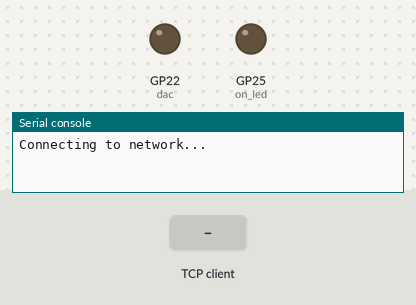
Recording of a program running on a simulated Raspberry Pi Pico running MicroPython. Shown: output pins drawn as LEDs (lit = HIGH), the last lines printed to the serial console. The inputs (shaded band) are chosen by the test bench. WiFi joins after 1.5 s; one TCP client connects 1 s after the port opens and stays connected.

Above: at 0.1 s.
At 3.2 s:
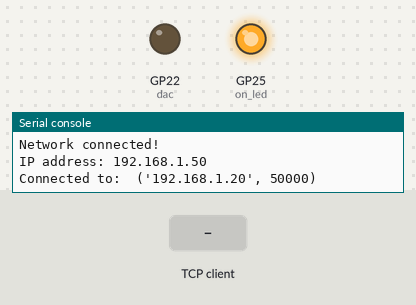
3.3 s: the TCP client sends "1"
At 3.6 s:
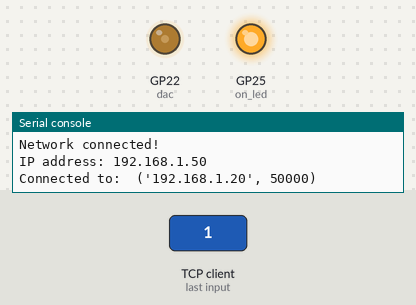
Timing chart, 0 to 6.3 s (numbered marks = the images above; inputs shaded):
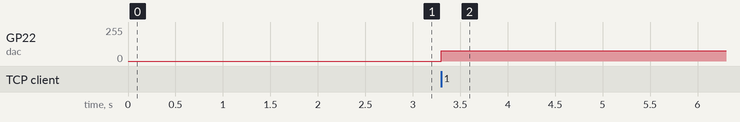

Measured:
- after the input at 3.3 s, GP22 (dac): 0/255 → 77/255 at once

The program:

main.py
```python
# This code connects to a WiFi network and creates a TCP socket.
# It receives a voltage value from the client, sets the DAC output to this voltage,
# and then performs measurements using ADC. The measured values are sent back to the client.

# This program is free software; you can redistribute it and/or modify
# it under the terms of the GNU General Public License as published by
# the Free Software Foundation; either version 2 of the License, or
# (at your option) any later version.
#
# This program is distributed in the hope that it will be useful,
# but WITHOUT ANY WARRANTY; without even the implied warranty of
# MERCHANTABILITY or FITNESS FOR A PARTICULAR PURPOSE.  See the
# GNU General Public License for more details.
#
# You should have received a copy of the GNU General Public License
# along with this program; if not, write to the Free Software
# Foundation, Inc., 51 Franklin Street, Fifth Floor, Boston, MA 02110-1301, USA.

import network
import usocket as socket
import time
from machine import ADC, PWM, Pin

##Global variables

#set your wifi credentials
SSID = 'your ssid' #set your ssid
PASSWORD = 'your password' #set your wifi password

#set the host and port of the server socket
HOST = '' #statemant to bind to all available interfaces
PORT = 500 #set your preferred port

#initialization of the gpio pins
on_led = Pin('LED', Pin.OUT)
on_led.value(0)
sensor = ADC(Pin(26))
led_o = ADC(Pin(27))
dac = PWM(Pin(22))
dac.freq(5000)

#function to connect to the wifi network
def connect_to_wifi(ssid, password):
    wlan = network.WLAN(network.STA_IF)
    wlan.active(True)
    wlan.connect(ssid, password)

    while not wlan.isconnected():
        print('Connecting to network...')
        time.sleep(1)

    print('Network connected!')
    print('IP address:', wlan.ifconfig()[0])
    on_led.value(1)

#function to set the output voltage
def set_dac(voltage):
    if 0 <= voltage <= 3.3:
        duty_cycle = int((voltage / 3.3) * 65535)
        dac.duty_u16(duty_cycle)
    else:
        print('out of range')

#function to decode the data to float
def float_decoder(data):
    return float(data.decode('utf-8'))

#function to encode floats to data
def float_encoder(floatnumber):
    string = str(floatnumber)
    return string.encode('utf-8')

##Main code
#connecting to the wifi network
connect_to_wifi(SSID, PASSWORD)

#creating the server tcp socket and listening for incoming connections
s = socket.socket(socket.AF_INET, socket.SOCK_STREAM)
s.bind((HOST, PORT))
s.listen(1)

while True:

    #accepting the incoming connection
    conn, addr = s.accept()
    #printing the address of the connected client
    print("Connected to: ", addr)

    #receiving the data from the client
    data = conn.recv(1024)
    v_in = float_decoder(data)

    #setting the output voltage
    if 0 <= v_in <= 3.3:
        set_dac(v_in)
        conn.sendall(b'Voltage was properly set')
        time.sleep(1)
    else:
        conn.sendall(b'Out of range')
    time.sleep(1)

    #reading the sensor and led values
    sensor_val = sensor.read_u16()
    sensor_v = (sensor_val / 65535) * 5.0
    print(sensor_v)

    led_val = led_o.read_u16()
    led_v = (led_val / 65535) * v_in
    print(led_v)

    #sending the sensor and led values back to the client
    conn.sendall(float_encoder(sensor_v))
    conn.sendall(float_encoder(led_v))
```
